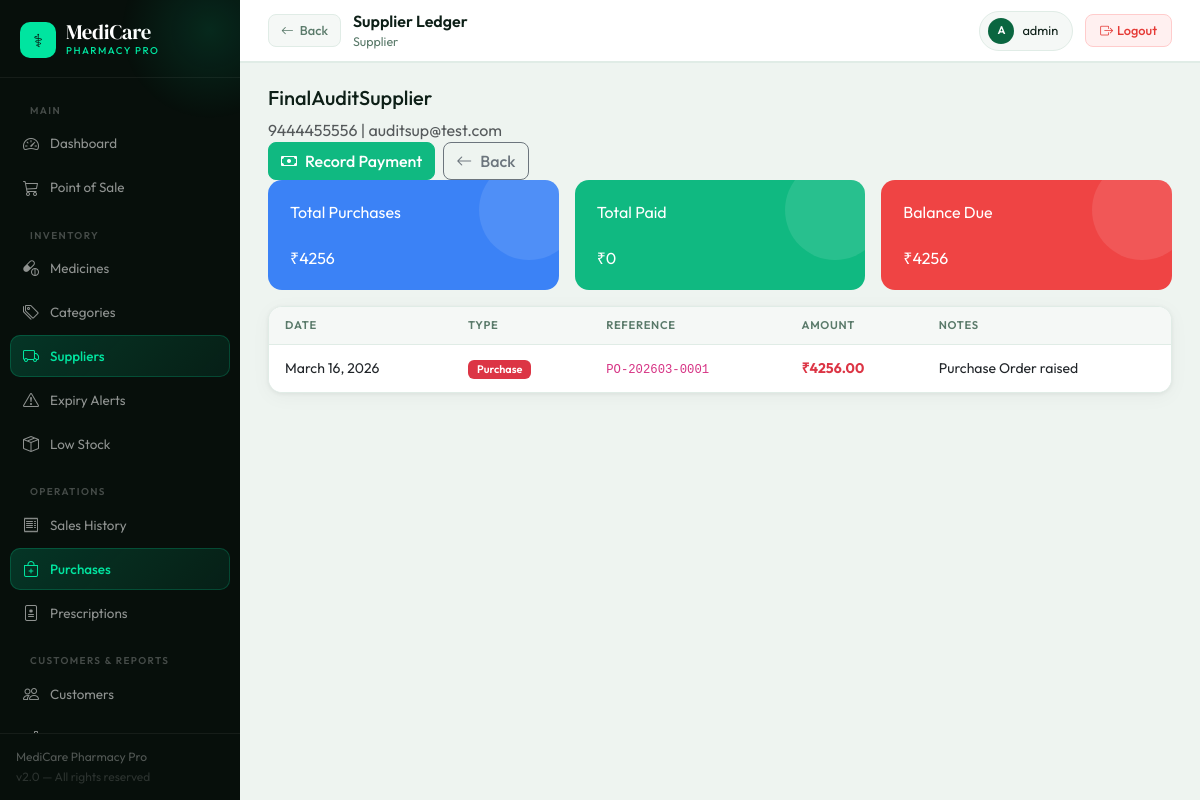
Screenshot of /purchase/supplier/4/ledger/ (signed in) with the database file from the repository.
### inventory/models.py (models this page shows, shortened)
class Supplier(models.Model):
    name = models.CharField(max_length=200)
    contact_person = models.CharField(max_length=100, blank=True)
    phone = models.CharField(max_length=20)
    email = models.EmailField(blank=True)
    address = models.TextField(blank=True)
    gstin = models.CharField(max_length=15, blank=True)
    drug_license = models.CharField(max_length=50, blank=True)
    is_active = models.BooleanField(default=True)
    created_at = models.DateTimeField(auto_now_add=True)
    class Meta:
        ordering = ['-created_at']

### purchase/models.py (models this page shows, shortened)
class SupplierLedger(models.Model):
    TRANSACTION_CHOICES = [('purchase','Purchase'),('payment','Payment'),('return','Return'),('adjustment','Adjustment')]
    supplier = models.ForeignKey(Supplier, on_delete=models.CASCADE, related_name='ledger')
    transaction_type = models.CharField(max_length=20, choices=TRANSACTION_CHOICES)
    amount = models.DecimalField(max_digits=12, decimal_places=2)
    reference = models.CharField(max_length=100, blank=True)
    notes = models.TextField(blank=True)
    transaction_date = models.DateField(default=timezone.now)
    created_at = models.DateTimeField(auto_now_add=True)

### purchase/views.py (the view)
# urls.py: path('supplier/<int:supplier_pk>/ledger/', views.supplier_ledger, name='supplier_ledger'),
@login_required
def supplier_ledger(request, supplier_pk):
    supplier = get_object_or_404(Supplier, pk=supplier_pk)
    ledger = supplier.ledger.all().order_by('-transaction_date')
    total_purchase = sum(l.amount for l in ledger.filter(transaction_type='purchase'))
    total_paid = sum(l.amount for l in ledger.filter(transaction_type='payment'))
    balance = total_purchase - total_paid
    return render(request, 'purchase/supplier_ledger.html', {'supplier': supplier, 'ledger': ledger, 'balance': balance})

### templates/purchase/supplier_ledger.html (shortened to what this page needs)
{% extends 'base.html' %}
{% block breadcrumb %}Supplier{% endblock %}
{% block back_button %}<a href="{% url 'supplier_detail' supplier.pk %}" class="back-btn"><i class="bi bi-arrow-left"></i> Back</a>{% endblock %}
{% block page_title %}Supplier Ledger{% endblock %}
{% block content %}
<div class="page-header">
  <div><h5>{{ supplier.name }}</h5><p class="text-muted mb-0">{{ supplier.phone }} | {{ supplier.email }}</p></div>
  <div class="d-flex gap-2">
    <a href="/purchase/supplier/{{ supplier.pk }}/payment/" class="btn btn-success"><i class="bi bi-cash me-2"></i>Record Payment</a>
    <a href="/inventory/suppliers/" class="btn btn-outline-secondary"><i class="bi bi-arrow-left me-2"></i>Back</a>
  </div>
</div>
<div class="row g-3 mb-3">
  <div class="col-md-4"><div class="stat-card" style="background:#3b82f6"><div class="stat-label">Total Purchases</div><div class="stat-value">₹{{ balance|floatformat:0|add:0 }}</div></div></div>
  <div class="col-md-4"><div class="stat-card" style="background:#10b981"><div class="stat-label">Total Paid</div><div class="stat-value">₹0</div></div></div>
  <div class="col-md-4"><div class="stat-card" style="background:{% if balance > 0 %}#ef4444{% else %}#10b981{% endif %}"><div class="stat-label">Balance Due</div><div class="stat-value">₹{{ balance|floatformat:0 }}</div></div></div>
</div>
<div class="card"><div class="card-body p-0">
  <table class="table table-hover mb-0">
    <thead><tr><th>Date</th><th>Type</th><th>Reference</th><th>Amount</th><th>Notes</th></tr></thead>
    <tbody>
      {% for l in ledger %}
      <tr>
        <td>{{ l.transaction_date }}</td>
        <td><span class="badge {% if l.transaction_type == 'purchase' %}bg-danger{% elif l.transaction_type == 'payment' %}bg-success{% else %}bg-secondary{% endif %}">{{ l.get_transaction_type_display }}</span></td>
        <td><code>{{ l.reference|default:"-" }}</code></td>
        <td><strong {% if l.transaction_type == 'payment' %}class="text-success"{% else %}class="text-danger"{% endif %}>₹{{ l.amount|floatformat:2 }}</strong></td>
        <td>{{ l.notes|default:"-" }}</td>
      </tr>
      {% empty %}<tr><td colspan="5" class="text-center text-muted py-4">No transactions yet.</td></tr>
      {% endfor %}
    </tbody>
  </table>
</div></div>
{% endblock %}

### templates/base.html (shortened to what this page needs)
<!DOCTYPE html>
<html lang="en">
<head>
<link href="https://cdn.jsdelivr.net/npm/bootstrap@5.3.0/dist/css/bootstrap.min.css" rel="stylesheet">
<link href="https://cdn.jsdelivr.net/npm/bootstrap-icons@1.11.0/font/bootstrap-icons.css" rel="stylesheet">
</head>
<body>
{% if user.is_authenticated %}
<aside class="sidebar">
  <div class="sb-brand">
    <div class="logo-wrap">
      <div class="logo-icon">⚕</div>
      <div>
        <div class="logo-text">MediCare</div>
        <div class="logo-sub">Pharmacy Pro</div>
      </div>
    </div>
  </div>
  <nav class="sb-nav">
    <div class="sb-section">Main</div>
    <a href="/" class="sb-link {% if request.path == '/' %}active{% endif %}">
      <i class="bi bi-speedometer2"></i> Dashboard
    </a>
    <a href="{% url 'pos' %}" class="sb-link {% if '/sales/pos' in request.path %}active{% endif %}">
      <i class="bi bi-cart3"></i> Point of Sale
    </a>
    <div class="sb-section">Inventory</div>
    <a href="{% url 'medicine_list' %}" class="sb-link ">
      <i class="bi bi-capsule-pill"></i> Medicines
    </a>
    <a href="{% url 'category_list' %}" class="sb-link {% if 'categor' in request.path %}active{% endif %}">
      <i class="bi bi-tags"></i> Categories
    </a>
    <a href="{% url 'supplier_list' %}" class="sb-link {% if 'supplier' in request.path %}active{% endif %}">
      <i class="bi bi-truck"></i> Suppliers
    </a>
    <a href="{% url 'expiry_alerts' %}" class="sb-link {% if 'expiry' in request.path %}active{% endif %}">
      <i class="bi bi-exclamation-triangle"></i> Expiry Alerts
    </a>
    <a href="{% url 'low_stock_list' %}" class="sb-link {% if 'low-stock' in request.path %}active{% endif %}">
      <i class="bi bi-box-seam"></i> Low Stock
    </a>
    <div class="sb-section">Operations</div>
    <a href="{% url 'sale_list' %}" class="sb-link {% if '/sales/' in request.path and 'pos' not in request.path %}active{% endif %}">
      <i class="bi bi-receipt"></i> Sales History
    </a>
    <a href="{% url 'po_list' %}" class="sb-link {% if '/purchase' in request.path %}active{% endif %}">
      <i class="bi bi-bag-plus"></i> Purchases
    </a>
    <a href="{% url 'prescription_list' %}" class="sb-link {% if '/prescriptions' in request.path %}active{% endif %}">
      <i class="bi bi-file-medical"></i> Prescriptions
    </a>
    <div class="sb-section">Customers & Reports</div>
    <a href="{% url 'customer_list' %}" class="sb-link {% if '/customers' in request.path %}active{% endif %}">
      <i class="bi bi-people"></i> Customers
    </a>
    <a href="{% url 'analytics_dashboard' %}" class="sb-link {% if '/analytics' in request.path and 'gst' not in request.path and 'profit' not in request.path %}active{% endif %}">
      <i class="bi bi-bar-chart-line"></i> Analytics
    </a>
  </nav>
  <div class="sb-footer">
    <div>MediCare Pharmacy Pro</div>
    <div style="color:rgba(255,255,255,.15);margin-top:2px;">v2.0 — All rights reserved</div>
  </div>
</aside>
<div class="main">
  <header class="topbar">
    <div class="topbar-left">
      {% block back_button %}{% endblock %}
      <div>
        <div class="topbar-title">{% block page_title %}Dashboard{% endblock %}</div>
        <div class="topbar-breadcrumb">{% block breadcrumb %}MediCare Pharmacy{% endblock %}</div>
      </div>
    </div>
    <div class="topbar-right">
      <div class="user-chip">
        <div class="user-avatar">{{ user.username|first|upper }}</div>
        <span>{{ user.get_full_name|default:user.username }}</span>
      </div>
      <a href="{% url 'logout' %}" class="logout-btn"><i class="bi bi-box-arrow-right me-1"></i>Logout</a>
    </div>
  </header>
  <div class="page-content">
    {% block content %}{% endblock %}
  </div>
</div>
{% else %}
{% block auth_content %}{% endblock %}
{% endif %}
</body>
</html>

### rows the page displays
Supplier: name "FinalAuditSupplier", phone "9444455556", email "auditsup@test.com"
SupplierLedger: transaction_date "March 16, 2026", transaction_type "Purchase", reference "PO-202603-0001", amount "4256.00", notes "Purchase Order raised"

### other values shown
{{ user.username|first|upper }} "A"
{{ user.get_full_name|default:user.username }} "admin"
{{ balance|floatformat:0|add:0 }} "4256"
{{ balance|floatformat:0 }} "4256"
